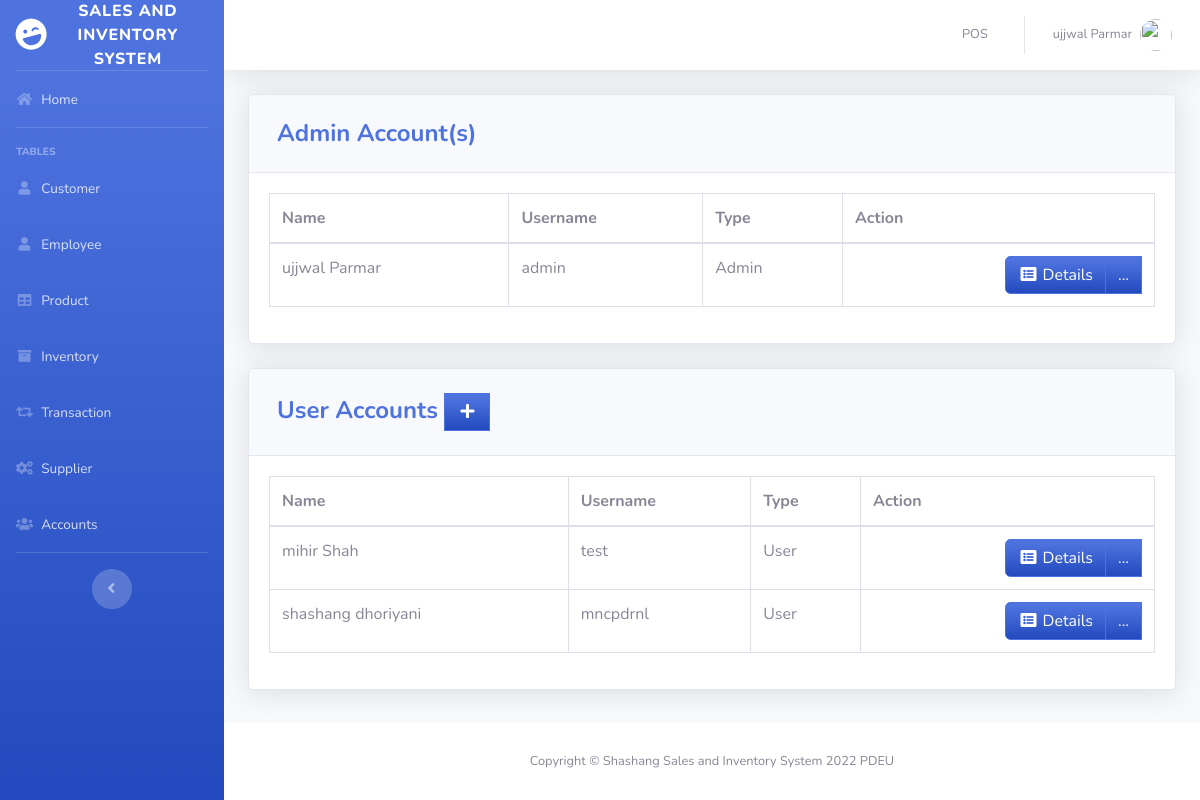
Screenshot of /pages/user.php (signed in) with the database file from the repository.
### tables this page shows
CREATE TABLE `users` (
  `ID` int(11) NOT NULL,
  `EMPLOYEE_ID` int(11) DEFAULT NULL,
  `USERNAME` varchar(50) DEFAULT NULL,
  `PASSWORD` varchar(50) DEFAULT NULL,
  `TYPE_ID` int(11) DEFAULT NULL
);

CREATE TABLE `employee` (
  `EMPLOYEE_ID` int(11) NOT NULL,
  `FIRST_NAME` varchar(50) DEFAULT NULL,
  `LAST_NAME` varchar(50) DEFAULT NULL,
  `GENDER` varchar(50) DEFAULT NULL,
  `EMAIL` varchar(100) DEFAULT NULL,
  `PHONE_NUMBER` varchar(11) DEFAULT NULL,
  `JOB_ID` int(11) DEFAULT NULL,
  `HIRED_DATE` varchar(50) NOT NULL,
  `LOCATION_ID` int(11) DEFAULT NULL
);

CREATE TABLE `type` (
  `TYPE_ID` int(11) NOT NULL,
  `TYPE` varchar(50) DEFAULT NULL
);

### pages/user.php (the view, shortened to what this page needs)
<?php
include'../includes/connection.php';
include'../includes/sidebar.php';
?>
         <div class="card shadow mb-4">
            <div class="card-header py-3">
              <h4 class="m-2 font-weight-bold text-primary">Admin Account(s)</h4>
            </div>
            <div class="card-body">
            <div class="table-responsive">
           <table class="table table-bordered" id="dataTable" width="100%" cellspacing="0">
               <thead>
                   <tr>
                       <th>Name</th>
                       <th>Username</th>
                       <th>Type</th>
                       <th>Action</th>
                   </tr>
               </thead>
          <tbody>
<?php
    $query = 'SELECT ID, FIRST_NAME,LAST_NAME,USERNAME, t.TYPE
              FROM users u
              JOIN employee e ON e.EMPLOYEE_ID=u.EMPLOYEE_ID
              JOIN type t ON t.TYPE_ID=u.TYPE_ID
              WHERE u.TYPE_ID=1';
        $result = mysqli_query($db, $query) or die (mysqli_error($db));
            while ($row = mysqli_fetch_assoc($result)) {
                echo '<tr>';
                echo '<td>'. $row['FIRST_NAME'].' '. $row['LAST_NAME'].'</td>';
                echo '<td>'. $row['USERNAME'].'</td>';
                echo '<td>'. $row['TYPE'].'</td>';
                      echo '<td align="right"> <div class="btn-group">
                              <a type="button" class="btn btn-primary bg-gradient-primary" href="us_searchfrm.php?action=edit & id='.$row['ID'] . '"><i class="fas fa-fw fa-list-alt"></i> Details</a>
                            <div class="btn-group">
                              <a type="button" class="btn btn-primary bg-gradient-primary dropdown no-arrow" data-toggle="dropdown" style="color:white;">
                              ... <span class="caret"></span></a>
                            <ul class="dropdown-menu text-center" role="menu">
                                <li>
                                  <a type="button" class="btn btn-warning bg-gradient-warning btn-block" style="border-radius: 0px;" href="us_edit.php?action=edit & id='.$row['ID']. '">
                                    <i class="fas fa-fw fa-edit"></i> Edit
                                  </a>
                                </li>
                                </li>
                            </ul>
                            </div>
                          </div></td>';
                echo '</tr> ';
                        }
?>
                                </tbody>
                            </table>
                        </div>
                    </div>
                  </div>
         <div class="card shadow mb-4">
            <div class="card-header py-3">
              <h4 class="m-2 font-weight-bold text-primary">User Accounts&nbsp;<a  href="#" data-toggle="modal" data-target="#supplierModal" type="button" class="btn btn-primary bg-gradient-primary" style="border-radius: 0px;"><i class="fas fa-fw fa-plus"></i></a></h4>
            </div>
            <div class="card-body">
            <div class="table-responsive">
           <table class="table table-bordered" id="dataTable" width="100%" cellspacing="0">
               <thead>
                   <tr>
                       <th>Name</th>
                       <th>Username</th>
                       <th>Type</th>
                       <th>Action</th>
                   </tr>
               </thead>
          <tbody>
<?php
    $query = 'SELECT ID, FIRST_NAME,LAST_NAME,USERNAME, t.TYPE
              FROM users u
              JOIN employee e ON e.EMPLOYEE_ID=u.EMPLOYEE_ID
              JOIN type t ON t.TYPE_ID=u.TYPE_ID
              WHERE u.TYPE_ID=2';
        $result = mysqli_query($db, $query) or die (mysqli_error($db));
            while ($row = mysqli_fetch_assoc($result)) {
                echo '<tr>';
                echo '<td>'. $row['FIRST_NAME'].' '. $row['LAST_NAME'].'</td>';
                echo '<td>'. $row['USERNAME'].'</td>';
                echo '<td>'. $row['TYPE'].'</td>';
                      echo '<td align="right"> <div class="btn-group">
                              <a type="button" class="btn btn-primary bg-gradient-primary" href="us_searchfrm.php?action=edit & id='.$row['ID'] . '"><i class="fas fa-fw fa-list-alt"></i> Details</a>
                            <div class="btn-group">
                              <a type="button" class="btn btn-primary bg-gradient-primary dropdown no-arrow" data-toggle="dropdown" style="color:white;">
                              ... <span class="caret"></span></a>
                            <ul class="dropdown-menu text-center" role="menu">
                                <li>
                                  <a type="button" class="btn btn-warning bg-gradient-warning btn-block" style="border-radius: 0px;" href="us_edit.php?action=edit & id='.$row['ID']. '">
                                    <i class="fas fa-fw fa-edit"></i> Edit
                                  </a>
                                </li>
                            </ul>
                            </div>
                          </div></td>';
                echo '</tr> ';
                        }
?>
                                </tbody>
                            </table>
                        </div>
                    </div>
                  </div>
<?php
include'../includes/footer.php';
?>

### rows the page displays
users: EMPLOYEE_ID.FIRST_NAME "ujjwal", EMPLOYEE_ID.LAST_NAME "Parmar", USERNAME "admin", TYPE_ID.TYPE "Admin"
users: EMPLOYEE_ID.FIRST_NAME "mihir", EMPLOYEE_ID.LAST_NAME "Shah", USERNAME "test", TYPE_ID.TYPE "User"
users: EMPLOYEE_ID.FIRST_NAME "shashang", EMPLOYEE_ID.LAST_NAME "dhoriyani", USERNAME "mncpdrnl", TYPE_ID.TYPE "User"

### other values shown
$_SESSION['FIRST_NAME'] "ujjwal"
$_SESSION['LAST_NAME'] "Parmar"
